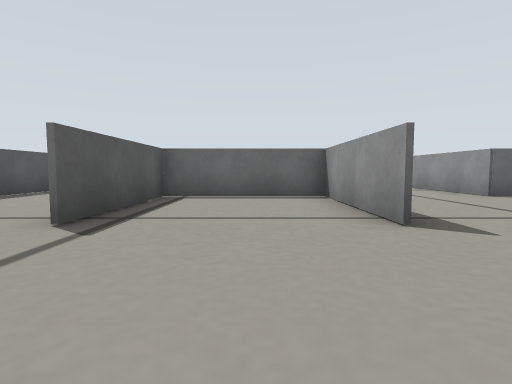
view 1 (above)

19 first-person views from a walk through a robot-simulator world made for Gazebo. The camera is 0.11 m above the floor, tilts 4° down and sees 80° across. The floor is counted in squares, 0.2 m on a side. Each view is taken from the middle of a square. On the plan, view 1 faces up. The plan holds only what a view shows up to about 9 squares ahead; the rest is blank.

view 2
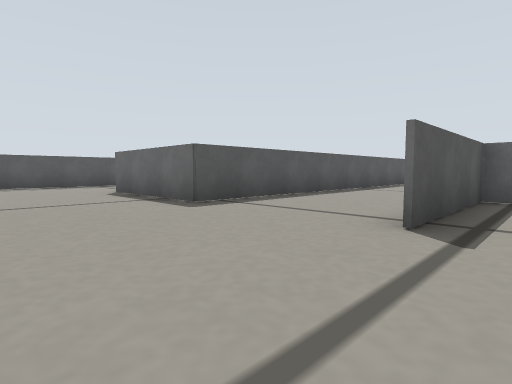

view 3
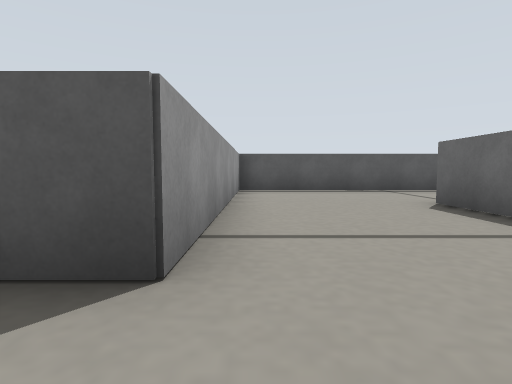

view 4
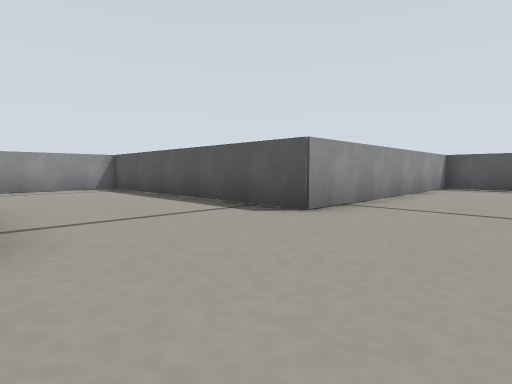

view 5
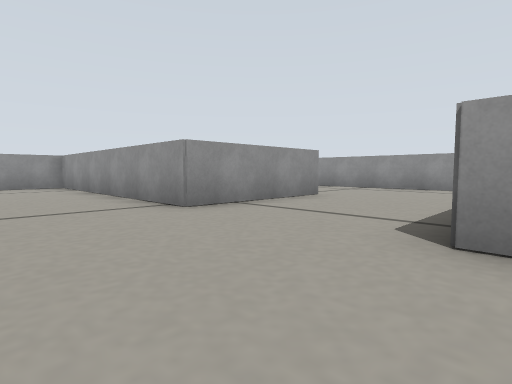

view 6
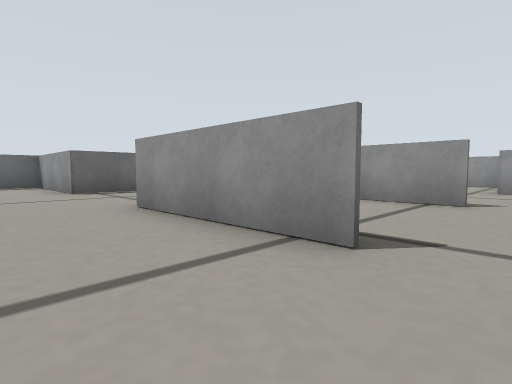

view 7
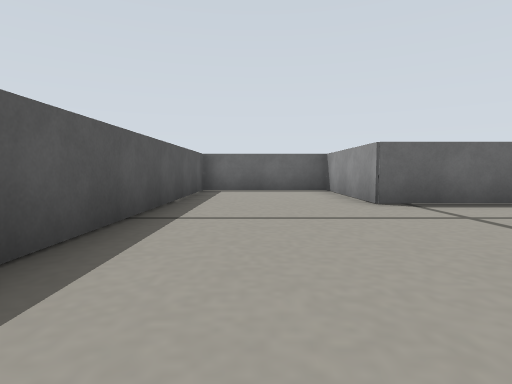

view 8
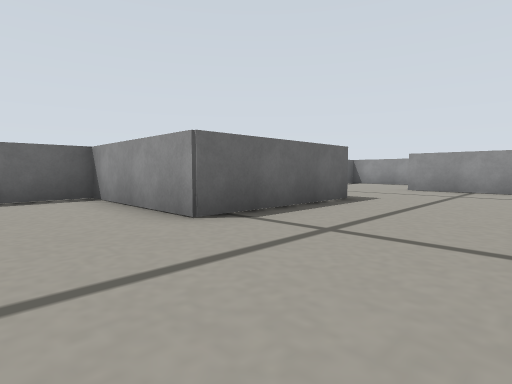

view 9
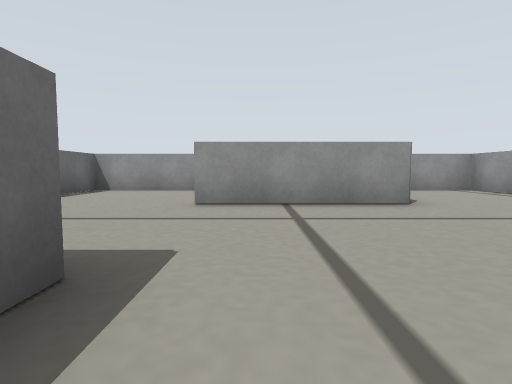

view 10
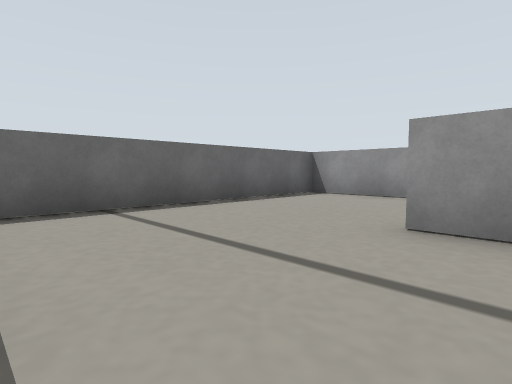

view 11
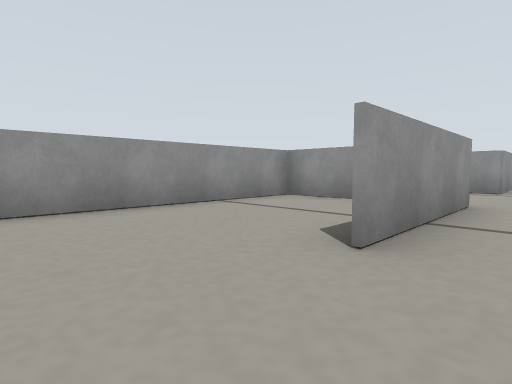

view 12
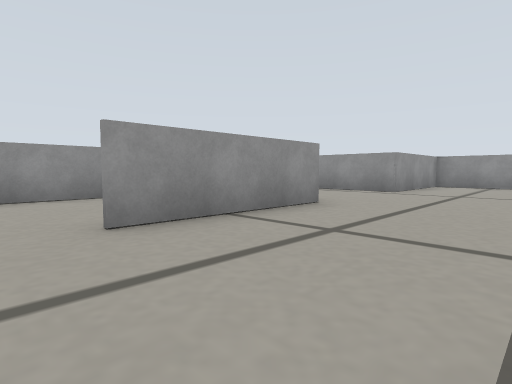

view 13
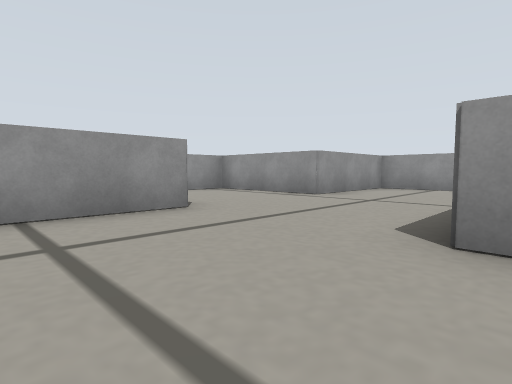

view 14
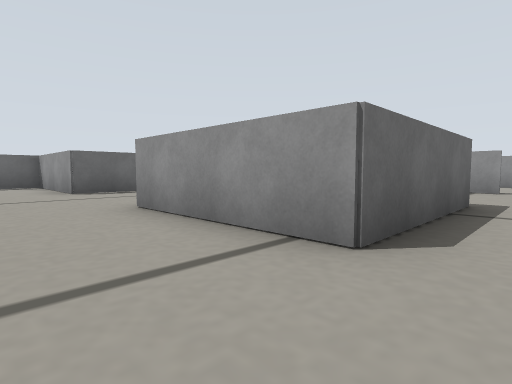

view 15
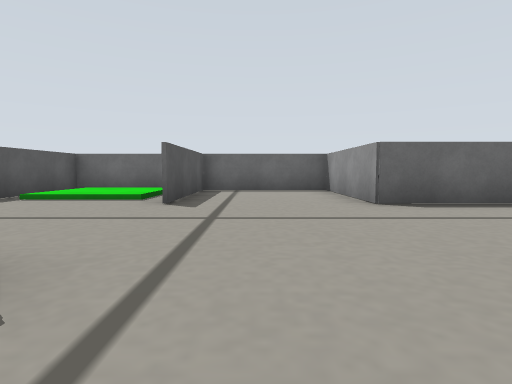

view 16
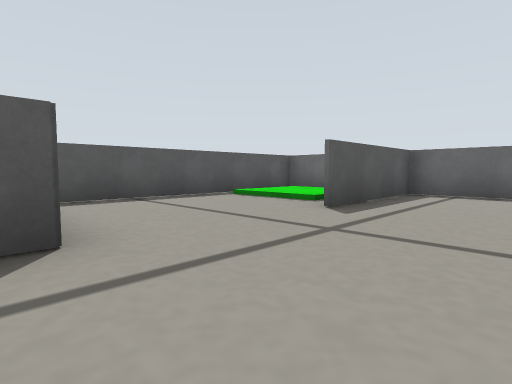

view 17
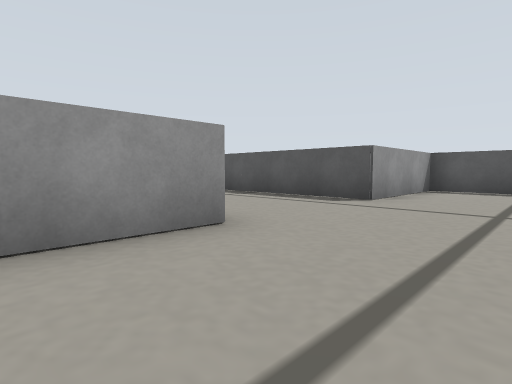

view 18
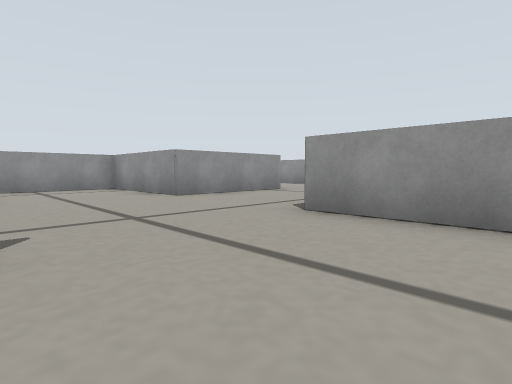

view 19
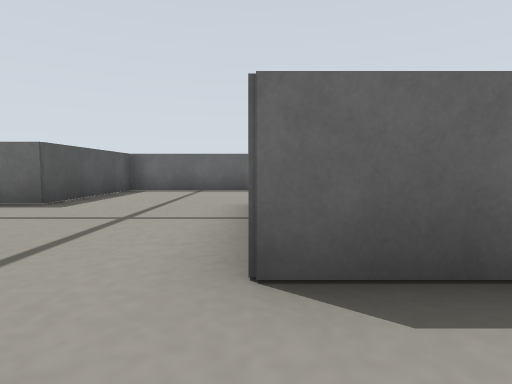

### Floor plan
Points are (right, up) in squares from view 1. A wall is a line through its corners. A room is listed if a view was taken in it or the views show most of it. See-through windows are left out.
Room 1 (views 1, 2, 3, 4, 5, 6, 7, 8, 9, 10, 13, 14, 15, 16, 19)
walls: (-2, 2.9) (-2, 6.5) (-2, 3); (1.5, 2.9) (1.5, 6.5) (-2, 6.5); (1.1, 6.5) (1.6, 6.5); (-2, -4) (-2, -0.5) (4.4, -0.5); (1.5, 10) (-2, 10) (-2, 13.5) (-5.5, 13.5) (-5.5, 3) (-9, 3) (-9, 6.5); (5, 0.1) (5, 3) (8.5, 3) (8.5, 4.8); (6.4, 6.5) (5, 6.5) (5, 10); (-12.5, 6.5) (-12.5, -0.5) (-5.5, -0.5) (-5.5, -7.5) (-2.6, -7.5)
ways out: opening at (3, 10) to room 2; opening at (-11, 6.3) to room 3; opening at (-2, -5.5)
Room 2 (views 11, 12)
walls: (4.5, 13.5) (1.5, 13.5) (1.5, 10)
ways out: opening at (3, 10) to room 1; opening at (5, 11.5) to room 4
Room 3 (views 17, 18)
walls: (-9, 6.5) (-5.5, 6.5) (-5.5, 9.2); (-6.8, 10) (-9, 10) (-9, 13.5) (-16, 13.5) (-16, 6.5) (-12.5, 6.5); (-12.5, 13.5) (-12.5, 10)
ways out: opening at (-11, 6.3) to room 1
Room 4 (no view inside)
walls: (6.8, 6.5) (8.5, 6.5) (8.5, 13.5) (4.5, 13.5)
ways out: opening at (5, 11.5) to room 2

Positions as (right, up) in squares from view 1, and headings:
1: (0, 0), facing up
2: (-1, 0), facing up-left
3: (-4, 0), facing left
4: (-2, 2), facing down-left
5: (-6, 2), facing down-right
6: (-4, 2), facing up-right
7: (-4, 5), facing up
8: (-4, 7), facing up-right
9: (0, 9), facing right
10: (2, 9), facing up-right
11: (4, 12), facing down-right
12: (2, 11), facing down-right
13: (1, 9), facing down-right
14: (-11, 2), facing up-right
15: (-11, 5), facing up
16: (-10, 6), facing up-left
17: (-7, 9), facing down-left
18: (-15, 10), facing down-right
19: (5, 5), facing up
